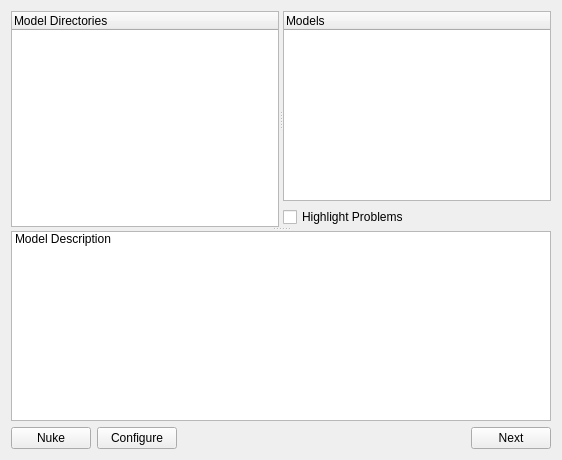
      <widget class="QWidget" name="tabModels">
       <attribute name="title">
        <string>Models</string>
       </attribute>
       <layout class="QVBoxLayout" name="verticalLayout_3">
        <item>
         <widget class="QSplitter" name="splitter_3">
          <property name="sizePolicy">
           <sizepolicy hsizetype="Expanding" vsizetype="Expanding">
            <horstretch>0</horstretch>
            <verstretch>0</verstretch>
           </sizepolicy>
          </property>
          <property name="orientation">
           <enum>Qt::Vertical</enum>
          </property>
          <widget class="QSplitter" name="splitter_2">
           <property name="orientation">
            <enum>Qt::Horizontal</enum>
           </property>
           <widget class="QTreeWidget" name="model_tree">
            <property name="whatsThis">
             <string>&lt;html&gt;&lt;head/&gt;&lt;body&gt;&lt;p&gt;&lt;span style=&quot; color:#000000;&quot;&gt;This tab page allows one to configure a model. Select a model directory in the upper left panel and then select a model in the upper right panel. Clicking the 'configure' button will configure that model. Click 'next' to move to the next step&lt;/span&gt;&lt;/p&gt;&lt;/body&gt;&lt;/html&gt;</string>
            </property>
            <column>
             <property name="text">
              <string>Model Directories</string>
             </property>
            </column>
           </widget>
           <widget class="QWidget" name="layoutWidget_1">
            <layout class="QVBoxLayout" name="verticalLayout">
             <item>
              <widget class="QTreeWidget" name="model_list">
               <property name="focusPolicy">
                <enum>Qt::NoFocus</enum>
               </property>
               <property name="contextMenuPolicy">
                <enum>Qt::ActionsContextMenu</enum>
               </property>
               <property name="allColumnsShowFocus">
                <bool>false</bool>
               </property>
               <column>
                <property name="text">
                 <string>Models</string>
                </property>
               </column>
              </widget>
             </item>
             <item>
              <widget class="QCheckBox" name="highlightProblemsCheckBox">
               <property name="text">
                <string>Highlight Problems</string>
               </property>
               <property name="checkable">
                <bool>true</bool>
               </property>
               <property name="checked">
                <bool>false</bool>
               </property>
              </widget>
             </item>
            </layout>
           </widget>
          </widget>
          <widget class="QListWidget" name="model_description">
           <item>
            <property name="text">
             <string>Model Description</string>
            </property>
           </item>
          </widget>
         </widget>
        </item>
        <item>
         <layout class="QHBoxLayout" name="horizontalLayout">
          <item>
           <widget class="QPushButton" name="button_nuke">
            <property name="text">
             <string>Nuke</string>
            </property>
           </widget>
          </item>
          <item>
           <widget class="QPushButton" name="button_config">
            <property name="text">
             <string>Configure</string>
            </property>
           </widget>
          </item>
          <item>
           <spacer name="horizontalSpacer">
            <property name="orientation">
             <enum>Qt::Horizontal</enum>
            </property>
            <property name="sizeHint" stdset="0">
             <size>
              <width>288</width>
              <height>20</height>
             </size>
            </property>
           </spacer>
          </item>
          <item>
           <widget class="QPushButton" name="nextStep_models">
            <property name="text">
             <string>Next</string>
            </property>
           </widget>
          </item>
         </layout>
        </item>
       </layout>
      </widget>
